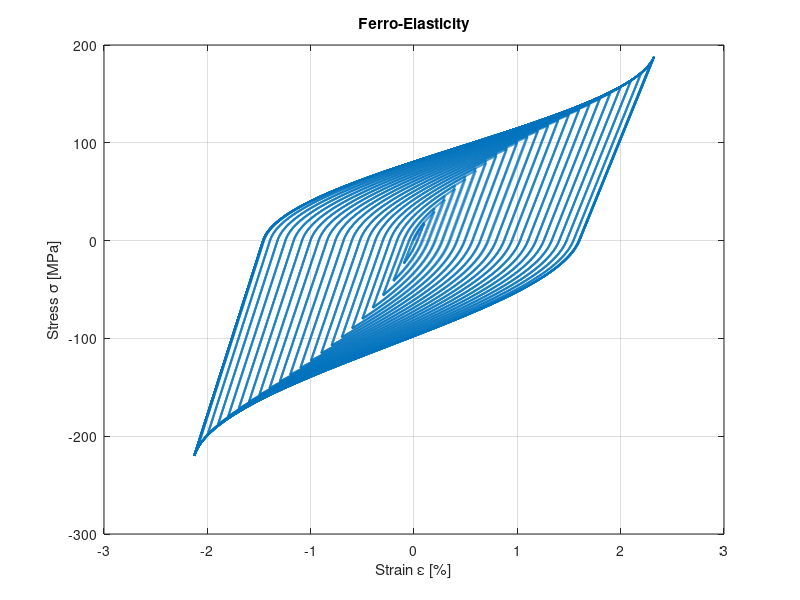
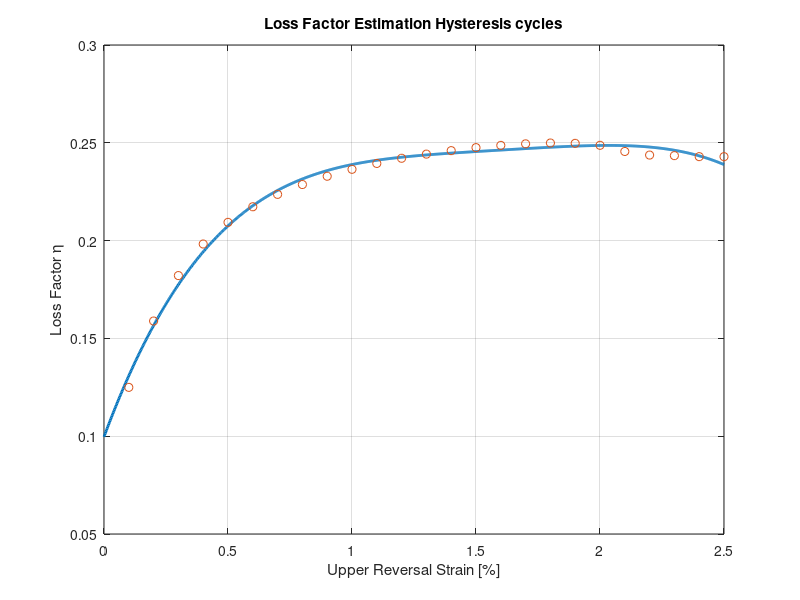
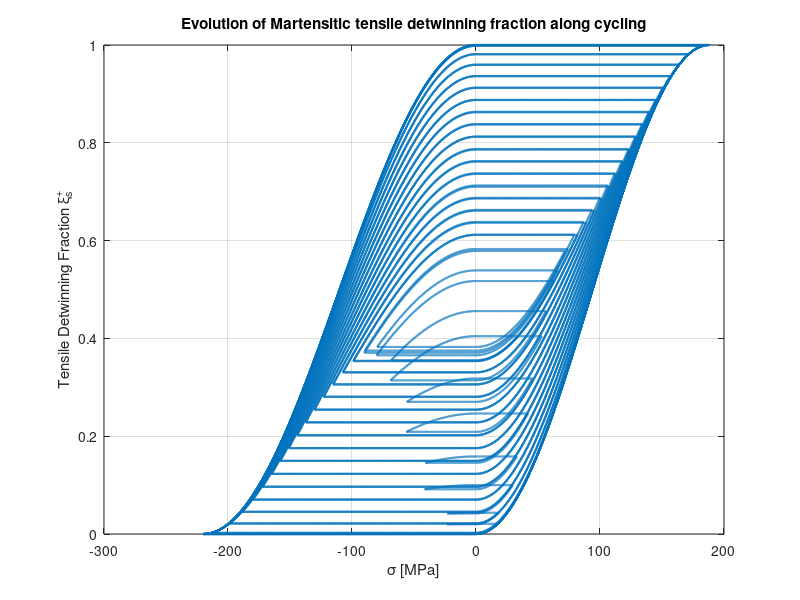
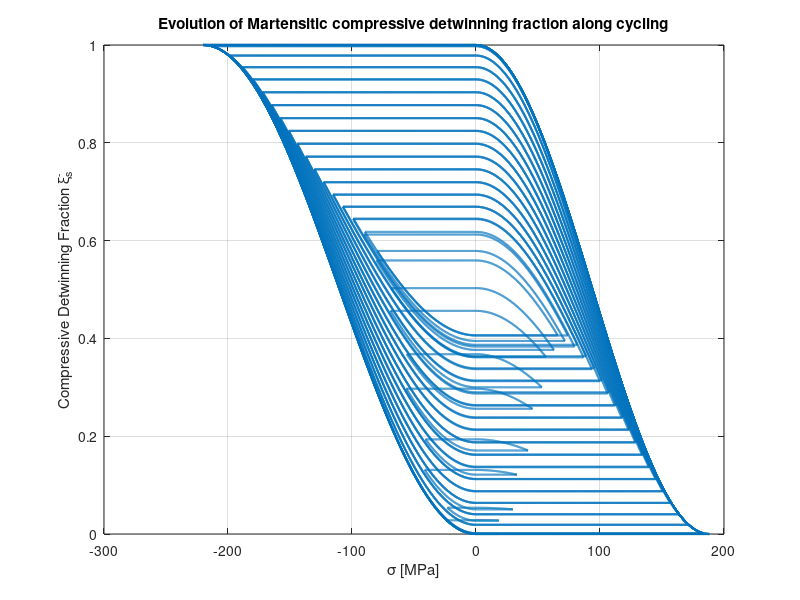

Reproduce these figures in MATLAB, in order.
clear all
clc
close all

% Young's
E_a = 34.9e3; %[MPa]
E_m_p = 26e3;%140e3; %[MPa]
E_m_n = 33e3;%90e3;
E_m_T = 26e3;%100e3;
% Other SMA parameters
Teta = 0.55; %[MPa/°C]
Mf = -55; %[°C]
Ms = -35; %[°C]
As = -30; %[°C]
Af = -15; %[°C]
C_M_p = 1; %[MPa/°C]
C_A_p = 3; %[MPa/°C]
C_M_n = 0.2;
C_A_n = 3;
sigma_s_cr_p = 0; %[MPa]
sigma_f_cr_p = 188;%180; %[MPa]
sigma_s_cr_n = 0;
sigma_f_cr_n = -220;%-180;
% [2026 cleanup] thesis Table 3.2 values. The stored 2020 file had 0.0086 / -0.00746, which do not
% reproduce the thesis loss-factor curve (Fig. 2.28).
eps_L_p = 0.016;     % was 0.0086
eps_L_n = -0.0146;   % was -0.00746
a_M = pi / (Ms - Mf);
a_A = pi / (Af - As);
T = -60;
% Bekker-Brinson Algorithm
sigma_plot = [];
eps_plot = [];
xisp = 0;
xism = 0;
xiT = 0;
%%%%%%%%%% EPS REVERSAL INPUT %%%%%%%%%%%%%%%%%%%%%%%%%%%%%%%%%%%%%%%%%%%%
% [2026 cleanup] vector of reversal amplitudes 0.1 % ... 2.5 % (thesis Fig. 2.28 abscissa), reconstructed:
% the stored file had the single value 0.025, which makes the polynomial fit degenerate.
eps_upp = 0.001:0.001:0.025;   % was 0.025
%%%%%%%%%% EPS REVERSAL INPUT %%%%%%%%%%%%%%%%%%%%%%%%%%%%%%%%%%%%%%%%%%%%
eps_downn = -eps_upp;
Loss_factor = 0;
sigma = 0;
E = E_m_T;
csi_S_p = 0;
csi_S_n = 0;
csi_T = 1;
eps4 = 0;
eu = [];
for kk = eps_upp
%     Inizializzazione
    eps_up = kk;
    eps_down = -eps_up;
    eu = [eu eps_up];
% Cicli all'interno dello stesso ciclo Tensione-Compressione
    for ii = 1:2
% Tension, per eventuale prova con ssp > 0 e/o ssm < 0
%         sigma = linspace(sigma_s_cr_p, sigma_s_cr_p, 1000)';
%         eps = sigma / E(end) + eps_L_p * csi_S_p(end) + eps_L_n * csi_S_n(end);
% Dissipated energy tension
%         E_diss1 = trapz(eps,sigma);
% Reorientation 1
        sigma2 = linspace(0, sigma_f_cr_p, 1000)';
        Y2 = cos(pi * (sigma2 - sigma_s_cr_p) / (sigma_f_cr_p - sigma_s_cr_p));
        csi_S_p2 = (1 - Y2) / 2 + csi_S_p(end) * (1 + Y2) / 2;
        csi_T2 = csi_T(end) * (1 - csi_S_p2) / (1 - csi_S_p(end));
        csi_S_n2 = csi_S_n(end) * (1 - csi_S_p2) / (1 - csi_S_p(end));
        E2 = E_a + csi_S_p2 * (E_m_p - E_a) + csi_S_n2 * (E_m_n - E_a) + csi_T2 * (E_m_T - E_a);
        eps2 = sigma2 ./ E2 + eps_L_p * csi_S_p2 + eps_L_n * csi_S_n2;
        eps2 = eps2(eps2 <= eps_up);
        sigma2 = sigma2(1:length(eps2));
        csi_S_p2 = csi_S_p2(1:length(eps2));
        csi_S_n2 = csi_S_n2(1:length(eps2));
        csi_T2 = csi_T2(1:length(eps2));
        E2 = E2(1:length(eps2));
% Energy
        E_diss2 = trapz(eps2,sigma2);
%         U_max2 = 1/2 * eps2(end) * sigma2(end);
% Aggiornamento XI ed E plot
xisp = [xisp ; csi_S_p2];
xism = [xism ; csi_S_n2];
xiT = [xiT ; csi_T2];
E = [E ; E2];
%%%%%%%%%%%%%%%%%%%%%%%%%%%%
%         if sigma2(end) <= 40
%             sigma_s_cr_n = sigma2(end);
%         else
%             sigma_s_cr_n = 40;
%         end 
% Compression linear
        sigma3 = linspace(sigma2(end), sigma_s_cr_n, 1000)';
        eps3 = sigma3 / E2(end) + eps_L_p * csi_S_p2(end) + eps_L_n * csi_S_n2(end);
% Aggiornamento XI plot
xisp = [xisp ; xisp(end)*ones(length(sigma3),1)];
xism = [xism ; xism(end)*ones(length(sigma3),1)];
xiT = [xiT ; xiT(end)*ones(length(sigma3),1)];
E = [E ; E(end)*ones(length(sigma3),1)];
% Energy
        E_diss3 = trapz(eps3,sigma3);
% Reorientation 2
        sigma4 = linspace(sigma3(end), sigma_f_cr_n, 1000)';
        Y4 = cos(pi * (sigma4 - sigma_s_cr_n) / (sigma_f_cr_n - sigma_s_cr_n));
        csi_S_n4 = (1 - Y4) / 2 + csi_S_n2(end) * (1 + Y4) / 2;
        csi_S_p4 = csi_S_p2(end) * (1 - csi_S_n4) / (1 - csi_S_n2(end));
        csi_T4 = csi_T2(end) * (1 - csi_S_n4) / (1 - csi_S_n2(end));
        E4 = E_a + csi_S_p4 * (E_m_p - E_a) + csi_S_n4 * (E_m_n - E_a) + csi_T4 * (E_m_T - E_a);
        eps4 = sigma4 ./ E4 + eps_L_p * csi_S_p4 + eps_L_n * csi_S_n4;
        eps4 = eps4(eps4 >= eps_down);
        sigma4 = sigma4(1:length(eps4));
        csi_S_p4 = csi_S_p4(1:length(eps4));
        csi_S_n4 = csi_S_n4(1:length(eps4));
        csi_T4 = csi_T4(1:length(eps4));
        E4 = E4(1:length(eps4));
% Energy
        E_diss4 = trapz(eps4,sigma4);
%         U_max4 = 1/2 * eps4(end) .* sigma4(end);
% Aggiornamento XI plot
xisp = [xisp ; csi_S_p4];
xism = [xism ; csi_S_n4];
xiT = [xiT ; csi_T4];
E = [E ; E4];
% Per eventuale prova con sfp variabile con punto di arrivo
%         if sigma4(end) >= -10
%             sigma_s_cr_p = sigma4(end);
%         else
%             sigma_s_cr_p = -10;
%         end        
% Tension linear
        sigma5_lin = linspace(sigma4(end), sigma_s_cr_p, 1000)';
        eps5_lin = sigma5_lin / E4(end) + eps_L_p * csi_S_p4(end) + eps_L_n * csi_S_n4(end);
% Energy 
        E_diss5 = trapz(eps5_lin,sigma5_lin);
% Aggiornamento XI plot
xisp = [xisp ; xisp(end)*ones(length(sigma5_lin),1)];
xism = [xism ; xism(end)*ones(length(sigma5_lin),1)];
xiT = [xiT ; xiT(end)*ones(length(sigma5_lin),1)];
E = [E ; E(end)*ones(length(sigma5_lin),1)];
% Reorientation from ssp < 0 to 0 (particular case)       
%         sigma5 = linspace(sigma5_lin(end), 0, 1000)';
%         Y5 = cos(pi * (sigma5 - sigma_s_cr_p) / (sigma_f_cr_p - sigma_s_cr_p));
%         csi_S_p5 = (1 - Y5) / 2 + csi_S_p4(end) * (1 + Y5) / 2;
%         csi_T5 = csi_T4(end) * (1 - csi_S_p5) / (1 - csi_S_p4(end));
%         csi_S_n5 = csi_S_n4(end) * (1 - csi_S_p5) / (1 - csi_S_p4(end));
%         E5 = E_a + csi_S_p5 * (E_m_p - E_a) + csi_S_n5 * (E_m_n - E_a) + csi_T5 * (E_m_T - E_a);
%         eps5 = sigma5 ./ E5 + eps_L_p * csi_S_p5 + eps_L_n * csi_S_n5;
% Energy
%         E_diss5 = trapz(eps5,sigma5);
% Putting together the variables for the plot
        sigma_plot = [sigma_plot; sigma2; sigma3; sigma4; sigma5_lin];
        eps_plot = [eps_plot; eps2; eps3; eps4; eps5_lin;];        
% Re-inizializzazione variabili
        csi_S_p(end) = csi_S_p4(end);
        csi_S_n(end) = csi_S_n4(end);
        csi_T(end) = csi_T4(end);
% All the energies within the repetition of the same eps-revs cycle
        E_diss_cycle(ii,1) = E_diss2 + E_diss4 + E_diss5;
    end
% Energies of the different Tension-Compression cycles
    E_diss_strain = E_diss_cycle(end);
%     U_max = U_max2 + U_max4;
    U_max = E_diss2 - 1/2*(E_diss2+E_diss3) + E_diss4 - 1/2*(E_diss4+E_diss5);
    Loss_factor(end+1) = E_diss_strain / (2 * pi * U_max)
end
% EPSILON - SIGMA
figure
plot(eps_plot * 100, sigma_plot, 'LineWidth', 1.5);
xlabel('Strain \epsilon [%]')
ylabel('Stress \sigma [MPa]')
grid on
title('Ferro-Elasticity')
% EPSILON_REV - LOSS_FACTOR
p = polyfit(eu,Loss_factor(2:end),4)
% [2026 cleanup] the original never saved p (data/p.mat was saved by hand). It is now written to
% results/p_regen.mat; the SHIPPED data/p.mat (the original one) is NOT overwritten.
% To use the regenerated curve:  cfg = case_base(); cfg.p_file = fullfile('results','p_regen.mat');
here = fileparts(mfilename('fullpath'));
if ~exist(fullfile(here,'..','results'),'dir'), mkdir(fullfile(here,'..','results')); end
save(fullfile(here,'..','results','p_regen.mat'),'p');
xx = linspace(0,max(eps_upp),1000);   % [2026 cleanup] max(): eps_upp is now a vector
yy = p(1)*xx.^4+p(2)*xx.^3+p(3)*xx.^2+p(4)*xx.^1+p(5);
figure
plot(xx*100,yy,'LineWidth',2)
hold on
plot(eu * 100, Loss_factor(2:end),'o')
hold off
grid on
xlabel('Upper Reversal Strain [%]')
ylabel('Loss Factor \eta')
title('Loss Factor Estimation Hysteresis cycles')
% SIGMA - XISP
figure
plot(sigma_plot , xisp(2:end), 'LineWidth', 1.5)
grid on
xlabel('\sigma [MPa]')
ylabel('Tensile Detwinning Fraction \xi_s^+')
title('Evolution of Martensitic tensile detwinning fraction along cycling')
% SIGMA - XISM
figure
plot(sigma_plot , xism(2:end), 'LineWidth', 1.5)
grid on
xlabel('\sigma [MPa]')
ylabel('Compressive Detwinning Fraction \xi_s^-')
title('Evolution of Martensitic compressive detwinning fraction along cycling')
% SIGMA - XIT
figure
plot(sigma_plot , xiT(2:end), 'LineWidth', 1.5)
grid on
xlabel('\sigma [MPa]')
ylabel('Twinned Martensite Fraction \xi_T')
title('Evolution of Twinned Martensite fraction along cycling')
% SIGMA - E
figure
plot(sigma_plot , E(2:end), 'LineWidth', 1.5)
grid on
xlabel('\sigma [MPa]')
ylabel("Young's modulus [MPa]")
title("Evolution of Young's modulus along cycling")
